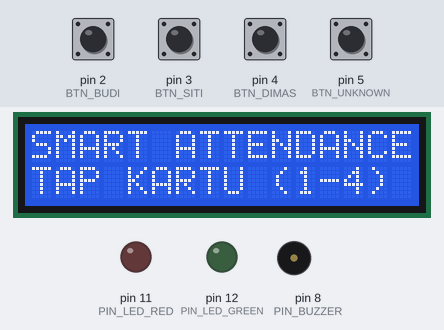
This sketch was run on a simulated Arduino Uno, built with avr-gcc and run on an emulated ATmega328P. On the bench: 16×2 character LCD, output pins drawn as LEDs (lit = HIGH), buzzer (waves = sounding). Inputs (shaded band) come from the test bench; at power-on: pin 2 (BTN_BUDI), pin 3 (BTN_SITI), pin 4 (BTN_DIMAS), pin 5 (BTN_UNKNOWN) HIGH. What the sketch prints to the serial monitor is not drawn.

Above: at 1.3 s.
1.4 s: pin 2 (BTN_BUDI) pulled LOW for 0.15 s
At 3.1 s:
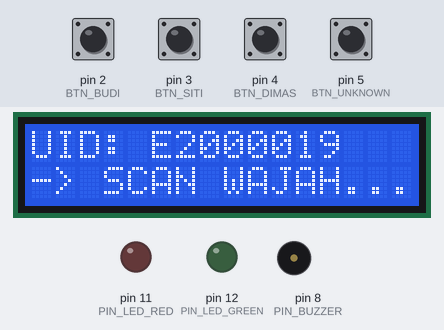
4.5 s: pin 5 (BTN_UNKNOWN) pulled LOW for 0.15 s
At 6.3 s:
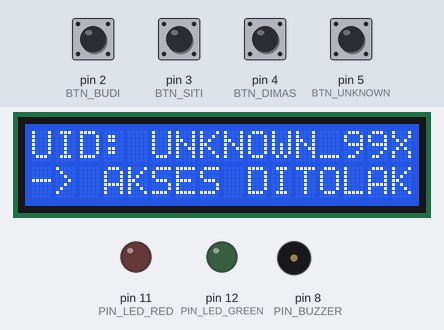
6.6 s: pin 3 (BTN_SITI) pulled LOW for 1 s
At 8.0 s:
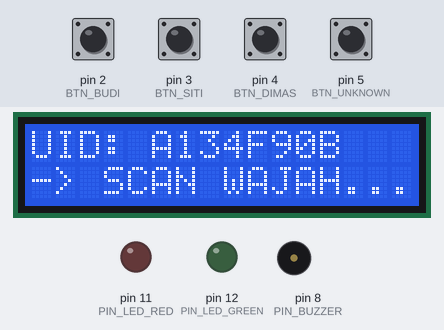
10.6 s: pin 4 (BTN_DIMAS) pulled LOW for 0.15 s
At 12.5 s:
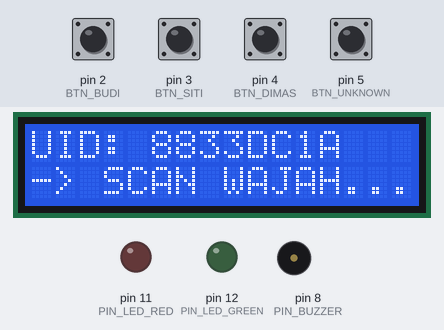
13.7 s: pin 4 (BTN_DIMAS) pulled LOW for 1 s
At 13.88 s:
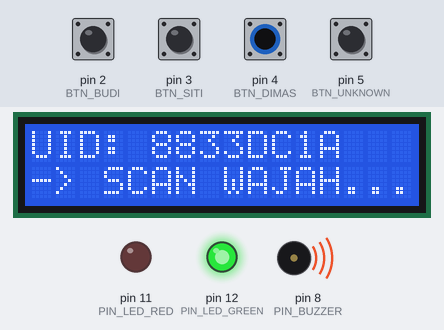
17.7 s: pin 2 (BTN_BUDI) pulled LOW for 1 s
At 17.88 s:
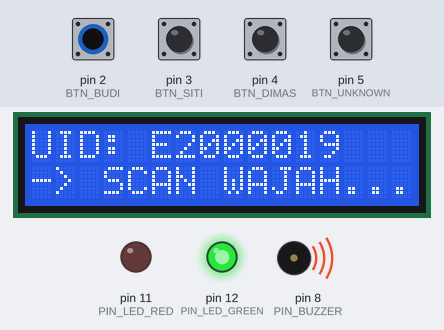
Timing chart, 0 to 20.7 s (numbered marks = the images above; inputs shaded):
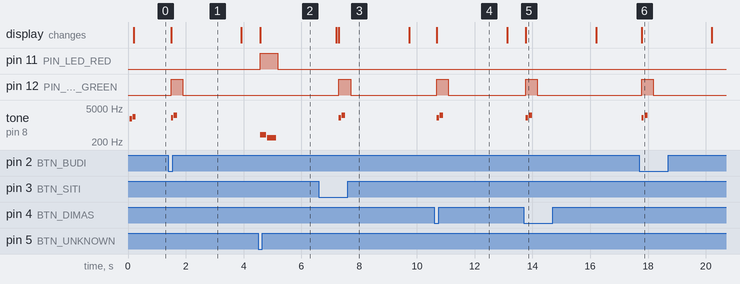

Measured:
- after the input at 1.4 s, pin 12 (PIN_LED_GREEN): LOW → HIGH after 0.09 s, → LOW 0.40 s later; tone on pin 8 (PIN_BUZZER): silent → 2000 Hz after 0.09 s, → silent 0.08 s later, → 2500 Hz 0.02 s later, → silent 0.12 s later; the display: changes after 0.09 s (image 1)
- after the input at 4.5 s, pin 11 (PIN_LED_RED): LOW → HIGH after 0.08 s, → LOW 0.60 s later; tone on pin 8 (PIN_BUZZER): silent → 400 Hz after 0.08 s, → silent 0.20 s later, → 300 Hz 0.05 s later, → silent 0.30 s later; the display: changes after 0.08 s (image 2)
- after the input at 6.6 s, pin 12 (PIN_LED_GREEN): LOW → HIGH after 0.70 s, → LOW 0.40 s later; tone on pin 8 (PIN_BUZZER): silent → 2000 Hz after 0.70 s, → silent 0.08 s later, → 2500 Hz 0.02 s later, → silent 0.12 s later; the display: first differs from a run without the input after 0.70 s (image 3)
- after the input at 10.6 s, pin 12 (PIN_LED_GREEN): LOW → HIGH after 0.09 s, → LOW 0.40 s later; tone on pin 8 (PIN_BUZZER): silent → 2000 Hz after 0.09 s, → silent 0.08 s later, → 2500 Hz 0.02 s later, → silent 0.12 s later; the display: changes after 0.09 s (image 4)
- after the input at 13.7 s, pin 12 (PIN_LED_GREEN): LOW → HIGH after 0.07 s, → LOW 0.40 s later; tone on pin 8 (PIN_BUZZER): silent → 2000 Hz after 0.07 s, → silent 0.08 s later, → 2500 Hz 0.02 s later, → silent 0.12 s later; the display: changes after 0.07 s (image 5)
- after the input at 17.7 s, pin 12 (PIN_LED_GREEN): LOW → HIGH after 0.08 s, → LOW 0.40 s later; tone on pin 8 (PIN_BUZZER): silent → 2000 Hz after 0.08 s, → silent 0.08 s later, → 2500 Hz 0.02 s later, → silent 0.12 s later; the display: changes after 0.08 s (image 6)

The sketch:

sketch.ino
```cpp
/*
 * =========================================================================
 * SMART ATTENDANCE 2FA - ARDUINO UNO WOKWI EDITION
 * 100% Instan di Wokwi (Tanpa Antrean / Server Busy)
 * Kompatibel Langsung dengan Flask app.py via Serial Port (9600 baud)
 * =========================================================================
 */

#include <Wire.h>
#include <LiquidCrystal_I2C.h>

// Inisialisasi LCD 16x2 I2C (Alamat default 0x27)
LiquidCrystal_I2C lcd(0x27, 16, 2);

// Output Pins
#define PIN_BUZZER    8
#define PIN_LED_GREEN 12
#define PIN_LED_RED   11

// Tombol Simulasi Kartu RFID (Input Pullup: aktif saat ditekan)
#define BTN_BUDI      2  // Kartu 1: Budi Santoso (E2000019)
#define BTN_SITI      3  // Kartu 2: Siti Rahma   (A134F90B)
#define BTN_DIMAS     4  // Kartu 3: Dimas Pratama (8833DC1A)
#define BTN_UNKNOWN   5  // Kartu 4: Kartu Asing   (UNKNOWN_99X)

// Data Kartu Karyawan
struct Card {
  const char* uid;
  const char* name;
};

const Card CARDS[] = {
  {"E2000019", "Budi Santoso"},
  {"A134F90B", "Siti Rahma"},
  {"8833DC1A", "Dimas Pratama"},
  {"UNKNOWN_99X", "Kartu Asing"}
};

void showStandbyScreen() {
  lcd.clear();
  lcd.setCursor(0, 0);
  lcd.print("SMART ATTENDANCE");
  lcd.setCursor(0, 1);
  lcd.print("TAP KARTU (1-4)");
}

void showCardScanned(const char* uid, const char* name, bool isKnown) {
  lcd.clear();
  lcd.setCursor(0, 0);
  lcd.print("UID: ");
  lcd.print(uid);
  lcd.setCursor(0, 1);
  if (isKnown) {
    lcd.print("-> SCAN WAJAH...");
  } else {
    lcd.print("-> AKSES DITOLAK");
  }
}

void triggerFeedback(bool isKnown) {
  if (isKnown) {
    digitalWrite(PIN_LED_GREEN, HIGH);
    tone(PIN_BUZZER, 2000, 80);
    delay(100);
    tone(PIN_BUZZER, 2500, 120);
    delay(300);
    digitalWrite(PIN_LED_GREEN, LOW);
  } else {
    digitalWrite(PIN_LED_RED, HIGH);
    tone(PIN_BUZZER, 400, 200);
    delay(250);
    tone(PIN_BUZZER, 300, 300);
    delay(350);
    digitalWrite(PIN_LED_RED, LOW);
  }
}

void handleCardTap(int index) {
  const char* uid = CARDS[index].uid;
  const char* name = CARDS[index].name;
  bool isKnown = (index < 3);

  // 1. Tampilkan di LCD
  showCardScanned(uid, name, isKnown);

  // 2. Cetak ke Serial Monitor (Dibaca oleh Flask app.py via COM port)
  Serial.println(uid);

  // 3. Suara & Indikator LED
  triggerFeedback(isKnown);

  delay(2000);
  showStandbyScreen();
}

void setup() {
  Serial.begin(9600);

  pinMode(PIN_BUZZER, OUTPUT);
  pinMode(PIN_LED_GREEN, OUTPUT);
  pinMode(PIN_LED_RED, OUTPUT);

  pinMode(BTN_BUDI, INPUT_PULLUP);
  pinMode(BTN_SITI, INPUT_PULLUP);
  pinMode(BTN_DIMAS, INPUT_PULLUP);
  pinMode(BTN_UNKNOWN, INPUT_PULLUP);

  // Inisialisasi LCD
  lcd.init();
  lcd.backlight();

  // Nada pembuka
  tone(PIN_BUZZER, 1800, 80);
  delay(100);
  tone(PIN_BUZZER, 2200, 100);

  showStandbyScreen();
}

void loop() {
  if (digitalRead(BTN_BUDI) == LOW) {
    delay(40);
    if (digitalRead(BTN_BUDI) == LOW) handleCardTap(0);
  }
  if (digitalRead(BTN_SITI) == LOW) {
    delay(40);
    if (digitalRead(BTN_SITI) == LOW) handleCardTap(1);
  }
  if (digitalRead(BTN_DIMAS) == LOW) {
    delay(40);
    if (digitalRead(BTN_DIMAS) == LOW) handleCardTap(2);
  }
  if (digitalRead(BTN_UNKNOWN) == LOW) {
    delay(40);
    if (digitalRead(BTN_UNKNOWN) == LOW) handleCardTap(3);
  }
  delay(20);
}
```
